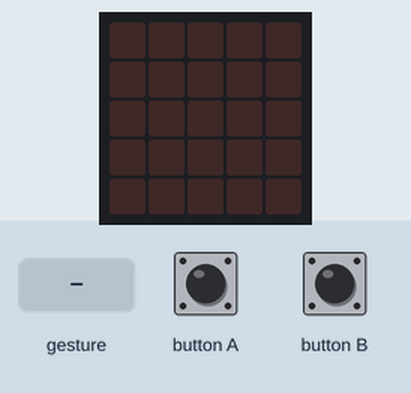
This program was run on a simulated BBC micro:bit (MakeCode). Shown: the board's 5×5 LED display. The test bench sets the inputs (shaded band). A tilt is held for 1.5 s and a shake lasts 1 s, then the board lies face up again.

Above: at 1.2 s.
1.3 s: button A pressed for 0.15 s
At 2.6 s:
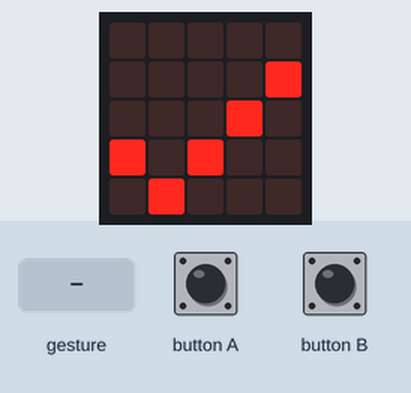
2.9 s: button B pressed for 0.15 s
At 3.8 s:
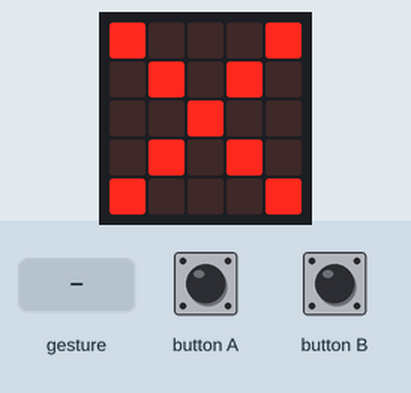
4.5 s: gesture 'logo up'
At 5.6 s:
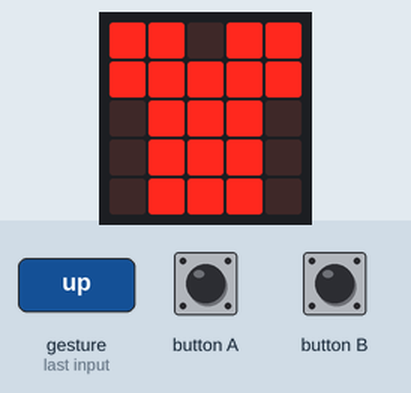
6.1 s: gesture 'logo down'
At 6.7 s:
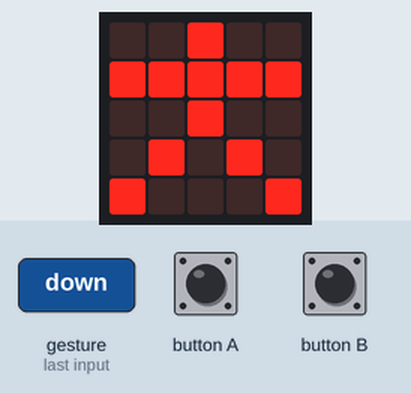
Timing chart, 0 to 8.6 s (numbered marks = the images above; inputs shaded):
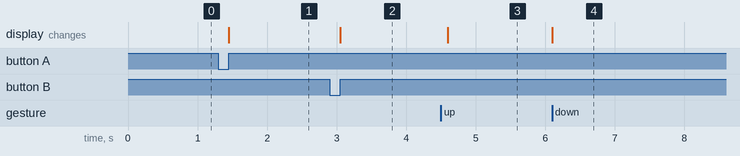

The program:

main.ts
```typescript
input.onGesture(Gesture.LogoUp, function () {
    basic.showIcon(IconNames.TShirt)
})
input.onGesture(Gesture.LogoDown, function () {
    basic.showIcon(IconNames.StickFigure)
})
input.onButtonPressed(Button.A, function () {
    basic.showIcon(IconNames.Yes)
})
input.onButtonPressed(Button.B, function () {
    basic.showIcon(IconNames.No)
})
basic.forever(function () {

})
```

test.ts
```typescript
// os teses vão aqui; isto não será compilado quando este pacote for usado como extensão.
```

Measured:
- after the input at 1.3 s, the display: changes after 0.15 s (image 1)
- after the input at 2.9 s, the display: changes after 0.15 s (image 2)
- after the input at 4.5 s, the display: changes after 0.10 s (image 3)
- after the input at 6.1 s, the display: changes at once (image 4)
